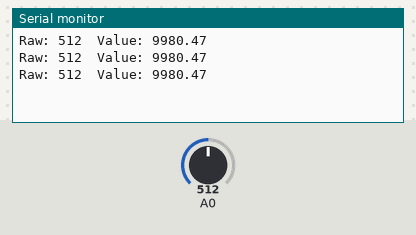
Bench run of a sketch on a simulated Arduino Uno, built with avr-gcc and run on an emulated ATmega328P. On the bench: the last lines printed to the serial monitor. The inputs (shaded band) are chosen by the test bench; at power-on: A0 = 512.

Above: at 1.8 s.
1.9 s: A0 set to 0
At 2.4 s:
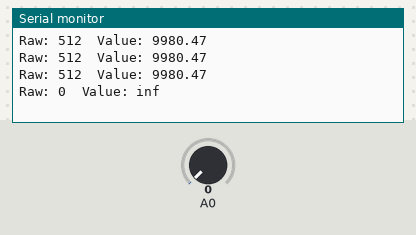
4.0 s: A0 set to 122
At 4.4 s:
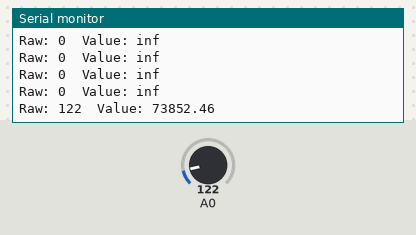

The sketch:

ARD_Ohmmeter.ino
```cpp
#define KNOWN_RES 10000
uint16_t raw = 0x00;
float reading = 0.0f;
void setup()
{
    pinMode(A0, INPUT);
    Serial.begin(9600);
}
void loop()
{
    delay(500);
    raw = analogRead(A0);
    reading = raw * 5.0f / 1023.0f;
    reading = KNOWN_RES * ((5.0f / reading) - 1);
    Serial.print("Raw: ");
    Serial.print(raw);
    Serial.print("  Value: ");
    Serial.println(reading);
}
```

Measured:
- after the input at 1.9 s, the serial monitor: prints a new line after 0.10 s (image 1)
- after the input at 4.0 s, the serial monitor: prints a new line at once (image 2)
